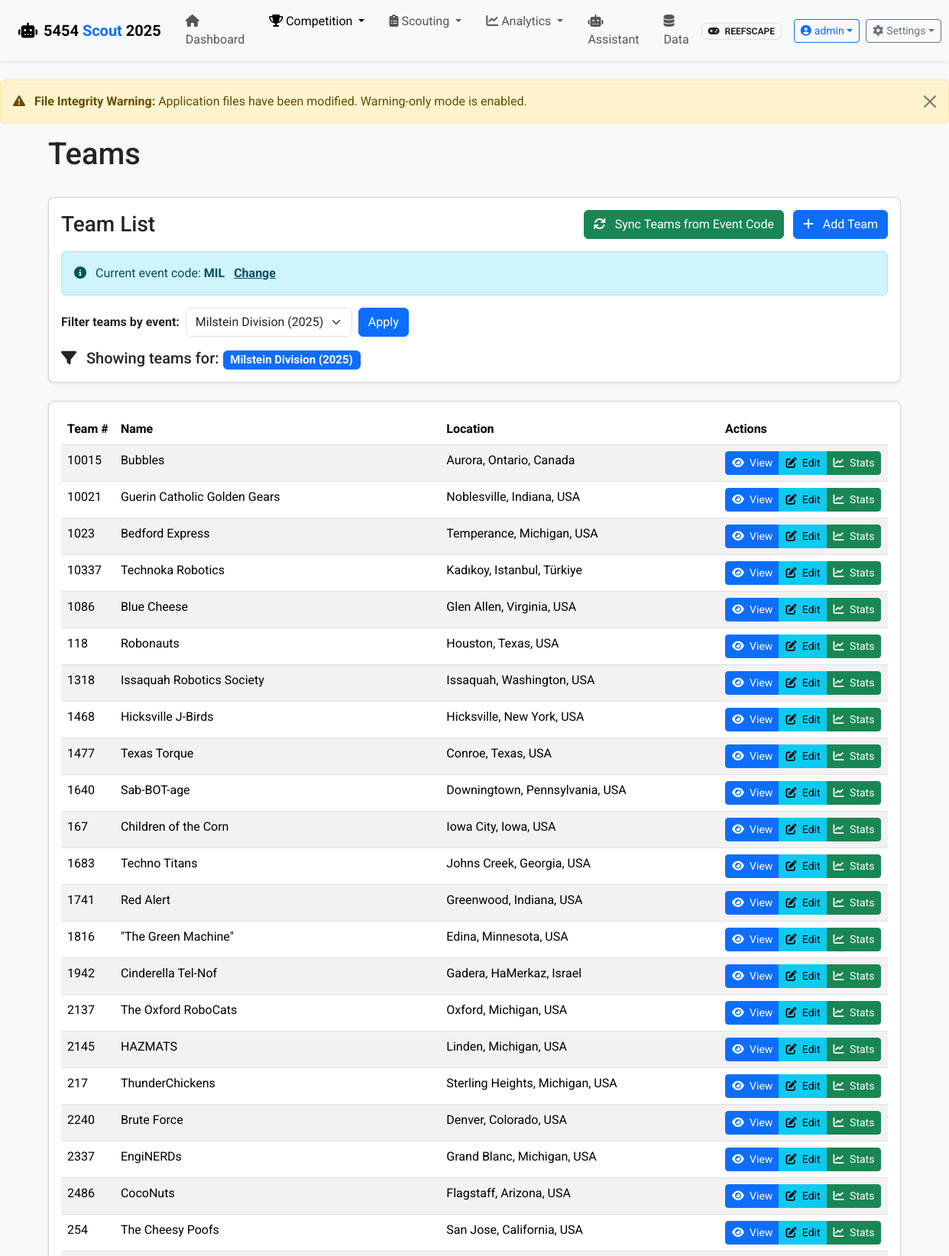
The page /teams/ (signed in, upper part) on the database its author committed.
### app/models.py (models this page shows, shortened)
class User(UserMixin, db.Model):
    id = db.Column(db.Integer, primary_key=True)
    username = db.Column(db.String(80), unique=True, nullable=False)
    email = db.Column(db.String(120), unique=True, nullable=True)
    password_hash = db.Column(db.String(128))
    is_active = db.Column(db.Boolean, default=True)
    created_at = db.Column(db.DateTime, default=datetime.utcnow)
    last_login = db.Column(db.DateTime)
    roles = db.relationship('Role', secondary=user_roles, lazy='subquery',
                           backref=db.backref('users', lazy=True))
    def has_role(self, role_name):
        return any(role.name == role_name for role in self.roles)
    def get_role_names(self):
        return [role.name for role in self.roles]

class Event(db.Model):
    id = db.Column(db.Integer, primary_key=True)
    name = db.Column(db.String(100), nullable=False)
    code = db.Column(db.String(20), unique=True)  # Event code like "CALA" or "NYRO"
    location = db.Column(db.String(100))
    start_date = db.Column(db.Date)
    end_date = db.Column(db.Date)
    year = db.Column(db.Integer, nullable=False)
    matches = db.relationship('Match', backref='event', lazy=True)

class Team(db.Model):
    id = db.Column(db.Integer, primary_key=True)
    team_number = db.Column(db.Integer, unique=True, nullable=False)
    team_name = db.Column(db.String(100))
    location = db.Column(db.String(100))
    scouting_data = db.relationship('ScoutingData', backref='team', lazy=True)
    events = db.relationship('Event', secondary=team_event, lazy='subquery',
                           backref=db.backref('teams', lazy=True))

### app/routes/teams.py (the view)
@bp.route('/')
@analytics_required
def index():
    game_config = current_app.config.get('GAME_CONFIG', {})
    current_event_code = game_config.get('current_event_code')
    event = None
    event_id = request.args.get('event_id', type=int)
    events = Event.query.order_by(Event.year.desc(), Event.name).all()
    if event_id:
        event = Event.query.get_or_404(event_id)
    elif current_event_code:
        event = Event.query.filter_by(code=current_event_code).first()
        if not event and events:
            flash(f"Event with code '{current_event_code}' not found. Please sync teams to create this event.", "warning")
    if event:
        teams = event.teams
    else:
        teams = []
        if not events:
            flash("No events found in the database. Add an event or sync teams to create events.", "info")
        else:
            flash("Please select an event to view teams.", "info")
    return render_template('teams/index.html', teams=teams, events=events, selected_event=event)

### app/templates/teams/index.html (shortened to what this page needs)
{% extends 'base.html' %}
{% block heading %}Teams{% endblock %}
{% block content %}
<div class="row mb-4">
    <div class="col-md-12">
        <div class="card">
            <div class="card-body">
                <div class="d-flex justify-content-between align-items-center">
                    <h3 class="mb-0">Team List</h3>
                    <div>
                        <a href="{{ url_for('teams.sync_from_config') }}" class="btn btn-success me-2">
                            <i class="fas fa-sync me-2"></i> Sync Teams from Event Code
                        </a>
                        <a href="{{ url_for('teams.add') }}" class="btn btn-primary">
                            <i class="fas fa-plus me-2"></i> Add Team
                        </a>
                    </div>
                </div>
                {% if config.GAME_CONFIG.current_event_code %}
                <div class="mt-3 alert alert-info">
                    <i class="fas fa-info-circle me-2"></i> Current event code: <strong>{{ config.GAME_CONFIG.current_event_code }}</strong>
                    <a href="{{ url_for('main.edit_config') }}" class="alert-link ms-2">Change</a>
                </div>
                {% else %}
                <div class="mt-3 alert alert-warning">
                    <i class="fas fa-exclamation-triangle me-2"></i> No event code configured.
                    <a href="{{ url_for('main.edit_config') }}" class="alert-link">Set an event code</a> to enable syncing teams.
                </div>
                {% endif %}
                <div class="mt-3">
                    <div class="d-flex align-items-center">
                        <label for="event-selector" class="form-label mb-0 me-2">
                            <strong>Filter teams by event:</strong>
                        </label>
                        <form method="get" action="{{ url_for('teams.index') }}" class="d-flex">
                            <select id="event-selector" name="event_id" class="form-select me-2" onchange="this.form.submit()">
                                {% for event in events %}
                                <option value="{{ event.id }}" {% if selected_event and selected_event.id == event.id %}selected{% endif %}>
                                    {{ event.name }} ({{ event.year }})
                                </option>
                                {% endfor %}
                            </select>
                            <button type="submit" class="btn btn-primary">Apply</button>
                        </form>
                    </div>
                </div>
                {% if selected_event %}
                <div class="mt-3">
                    <h5 class="mb-0">
                        <i class="fas fa-filter me-2"></i>
                        Showing teams for: <span class="badge bg-primary">{{ selected_event.name }} ({{ selected_event.year }})</span>
                    </h5>
                </div>
                {% endif %}
            </div>
        </div>
    </div>
</div>
<div class="row">
    <div class="col-md-12">
        <div class="card">
            <div class="card-body">
                {% if teams %}
                <div class="table-responsive">
                    <table class="table table-striped table-hover">
                        <thead>
                            <tr>
                                <th>Team #</th>
                                <th>Name</th>
                                <th>Location</th>
                                <th>Actions</th>
                            </tr>
                        </thead>
                        <tbody>
                            {% for team in teams %}
                            <tr>
                                <td>{{ team.team_number }}</td>
                                <td>{{ team.team_name }}</td>
                                <td>{{ team.location }}</td>
                                <td>
                                    <div class="btn-group" role="group">
                                        <a href="{{ url_for('teams.view', team_number=team.team_number) }}" class="btn btn-sm btn-primary">
                                            <i class="fas fa-eye me-1"></i> View
                                        </a>
                                        <a href="{{ url_for('teams.edit', team_number=team.team_number) }}" class="btn btn-sm btn-info">
                                            <i class="fas fa-edit me-1"></i> Edit
                                        </a>
                                        <a href="{{ url_for('visualization.team_stats', team_number=team.team_number) }}" class="btn btn-sm btn-success">
                                            <i class="fas fa-chart-line me-1"></i> Stats
                                        </a>
                                    </div>
                                </td>
                            </tr>
                            {% endfor %}
                        </tbody>
                    </table>
                </div>
                {% endif %}
            </div>
        </div>
    </div>
</div>
{% endblock %}

### app/templates/base.html (shortened to what this page needs)
<!DOCTYPE html>
<html lang="en" class="h-100">
<head>
    <link href="https://cdn.jsdelivr.net/npm/bootstrap@5.3.2/dist/css/bootstrap.min.css" rel="stylesheet">
    <link href="https://cdnjs.cloudflare.com/ajax/libs/font-awesome/6.4.0/css/all.min.css" rel="stylesheet">
    <link href="https://cdn.jsdelivr.net/npm/select2@4.1.0-rc.0/dist/css/select2.min.css" rel="stylesheet">
    <link href="https://cdn.jsdelivr.net/npm/select2-bootstrap-5-theme@1.3.0/dist/select2-bootstrap-5-theme.min.css" rel="stylesheet">
    <link rel="stylesheet" href="{{ url_for('static', filename='css/styles.css') }}">
</head>
<body class="d-flex flex-column h-100">
    <header class="app-header">
        <nav class="navbar navbar-expand-lg navbar-light shadow-sm">
            <div class="container-fluid px-lg-4 px-md-3 px-2">
                <a class="navbar-brand d-flex align-items-center" href="{% if user_has_role('scout') and not user_has_role('admin') and not user_has_role('analytics') %}{{ url_for('scouting.index') }}{% else %}{{ url_for('main.index') }}{% endif %}">
                    <i class="fas fa-robot brand-icon me-2"></i>
                    <span class="brand-text fw-bold">5454 <span class="text-primary">Scout</span> <span class="d-none d-sm-inline">{{ game_config.season }}</span></span>
                </a>
                <div class="collapse navbar-collapse" id="navbarMain">
                    {% if current_user.is_authenticated %}
                    <ul class="navbar-nav me-auto mb-2 mb-lg-0">
                        {% if not (user_has_role('scout') and not user_has_role('admin') and not user_has_role('analytics')) %}
                        <li class="nav-item">
                            <a class="nav-link px-3 py-2 {% if request.endpoint == 'main.index' %}active{% endif %}" href="{{ url_for('main.index') }}">
                                <i class="fas fa-home nav-icon"></i>
                                <span class="nav-text">Dashboard</span>
                            </a>
                        </li>
                        {% endif %}
                        {% if user_has_role('admin') or user_has_role('analytics') %}
                        <li class="nav-item dropdown">
                            <a class="nav-link dropdown-toggle px-3 py-2 {% if request.endpoint and (request.endpoint.startswith('teams') or request.endpoint.startswith('matches') or request.endpoint.startswith('alliances')) %}active{% endif %}"
                               href="#" role="button" data-bs-toggle="dropdown" aria-expanded="false">
                                <i class="fas fa-trophy nav-icon"></i>
                                <span class="nav-text">Competition</span>
                            </a>
                        </li>
                        {% endif %}
                        <li class="nav-item dropdown">
                            <a class="nav-link dropdown-toggle px-3 py-2 {% if request.endpoint and request.endpoint.startswith('scouting') %}active{% endif %}"
                               href="#" role="button" data-bs-toggle="dropdown" aria-expanded="false">
                                <i class="fas fa-clipboard-list nav-icon"></i>
                                <span class="nav-text">Scouting</span>
                            </a>
                        </li>
                        {% if user_has_role('admin') or user_has_role('analytics') %}
                        <li class="nav-item dropdown">
                            <a class="nav-link dropdown-toggle px-3 py-2 {% if request.endpoint and (request.endpoint.startswith('visualization') or request.endpoint.startswith('graphs')) %}active{% endif %}"
                               href="#" role="button" data-bs-toggle="dropdown" aria-expanded="false">
                                <i class="fas fa-chart-line nav-icon"></i>
                                <span class="nav-text">Analytics</span>
                            </a>
                        </li>
                        <li class="nav-item">
                            <a class="nav-link px-3 py-2 {% if request.endpoint and request.endpoint.startswith('assistant') %}active{% endif %}"
                               href="{{ url_for('assistant.index') }}">
                                <i class="fas fa-robot nav-icon"></i>
                                <span class="nav-text">Assistant</span>
                            </a>
                        </li>
                        <li class="nav-item">
                            <a class="nav-link px-3 py-2 {% if request.endpoint and request.endpoint.startswith('data') %}active{% endif %}"
                               href="{{ url_for('data.index') }}">
                                <i class="fas fa-database nav-icon"></i>
                                <span class="nav-text">Data</span>
                            </a>
                        </li>
                        {% endif %}
                    </ul>
                    {% endif %}
                    <div class="d-flex align-items-center navbar-actions">
                        {% if game_config %}
                        <div class="game-badge me-3 d-none d-lg-block">
                            <span class="badge bg-light text-dark border">
                                <i class="fas fa-gamepad me-1"></i>
                                <span class="d-none d-xl-inline">{{ game_config.game_name }}</span>
                            </span>
                        </div>
                        {% endif %}
                        {% if current_user.is_authenticated %}
                        <div class="dropdown me-2">
                            <button class="btn btn-outline-primary btn-sm d-flex align-items-center dropdown-toggle"
                                    type="button" data-bs-toggle="dropdown" aria-expanded="false">
                                <i class="fas fa-user-circle me-1"></i>
                                <span class="d-none d-md-inline">{{ current_user.username }}</span>
                            </button>
                        </div>
                        {% endif %}
                        {% if current_user.is_authenticated and (user_has_role('admin') or user_has_role('analytics')) %}
                        <div class="dropdown">
                            <button class="btn btn-outline-secondary btn-sm d-flex align-items-center dropdown-toggle"
                                    type="button" data-bs-toggle="dropdown" aria-expanded="false">
                                <i class="fas fa-cog me-1"></i>
                                <span class="d-none d-lg-inline">Settings</span>
                            </button>
                        </div>
                        {% endif %}
                    </div>
                </div>
            </div>
        </nav>
    </header>
    <div class="toast-container position-fixed top-0 end-0 p-3">
    </div>
    <main class="flex-shrink-0 py-4">
        {% if integrity_status.integrity_compromised and integrity_status.warning_only_mode %}
        <div class="alert alert-warning alert-dismissible fade show" role="alert">
            <i class="fas fa-exclamation-triangle me-2"></i>
            <strong>File Integrity Warning:</strong> Application files have been modified. Warning-only mode is enabled.
            <button type="button" class="btn-close" data-bs-dismiss="alert" aria-label="Close"></button>
        </div>
        {% endif %}
        <div class="container">
            <div class="row mb-4">
                <div class="col-12">
                    <h1 class="page-title">{% block heading %}FRC Scouting Platform{% endblock %}</h1>
                </div>
            </div>
            {% block content %}{% endblock %}
        </div>
    </main>
</body>
</html>

### rows shown on the page
User: username "admin"
Event: GAME_CONFIG.current_event_code "MIL", name "Milstein Division", year "2025"
Team: team_number "10015", team_name "Bubbles", location "Aurora, Ontario, Canada"
Team: team_number "10021", team_name "Guerin Catholic Golden Gears", location "Noblesville, Indiana, USA"
Team: team_number "1023", team_name "Bedford Express", location "Temperance, Michigan, USA"
Team: team_number "10337", team_name "Technoka Robotics", location "Kadıkoy, Istanbul, Türkiye"
Team: team_number "1086", team_name "Blue Cheese", location "Glen Allen, Virginia, USA"
Team: team_number "118", team_name "Robonauts", location "Houston, Texas, USA"
Team: team_number "1318", team_name "Issaquah Robotics Society", location "Issaquah, Washington, USA"
Team: team_number "1468", team_name "Hicksville J-Birds", location "Hicksville, New York, USA"
Team: team_number "1477", team_name "Texas Torque", location "Conroe, Texas, USA"
Team: team_number "1640", team_name "Sab-BOT-age", location "Downingtown, Pennsylvania, USA"
Team: team_number "167", team_name "Children of the Corn", location "Iowa City, Iowa, USA"
Team: team_number "1683", team_name "Techno Titans", location "Johns Creek, Georgia, USA"
Team: team_number "1741", team_name "Red Alert", location "Greenwood, Indiana, USA"
Team: team_number "1816", team_name "\"The Green Machine\"", location "Edina, Minnesota, USA"
Team: team_number "1942", team_name "Cinderella Tel-Nof", location "Gadera, HaMerkaz, Israel"
Team: team_number "2137", team_name "The Oxford RoboCats", location "Oxford, Michigan, USA"
Team: team_number "2145", team_name "HAZMATS", location "Linden, Michigan, USA"
Team: team_number "217", team_name "ThunderChickens", location "Sterling Heights, Michigan, USA"
Team: team_number "2240", team_name "Brute Force", location "Denver, Colorado, USA"
Team: team_number "2337", team_name "EngiNERDs", location "Grand Blanc, Michigan, USA"
Team: team_number "2486", team_name "CocoNuts", location "Flagstaff, Arizona, USA"
Team: team_number "254", team_name "The Cheesy Poofs", location "San Jose, California, USA"

### other values the page prints
{{ game_config.season }} "2025"
{{ game_config.game_name }} "REEFSCAPE"
form field event_id "Milstein Division (2025)"
